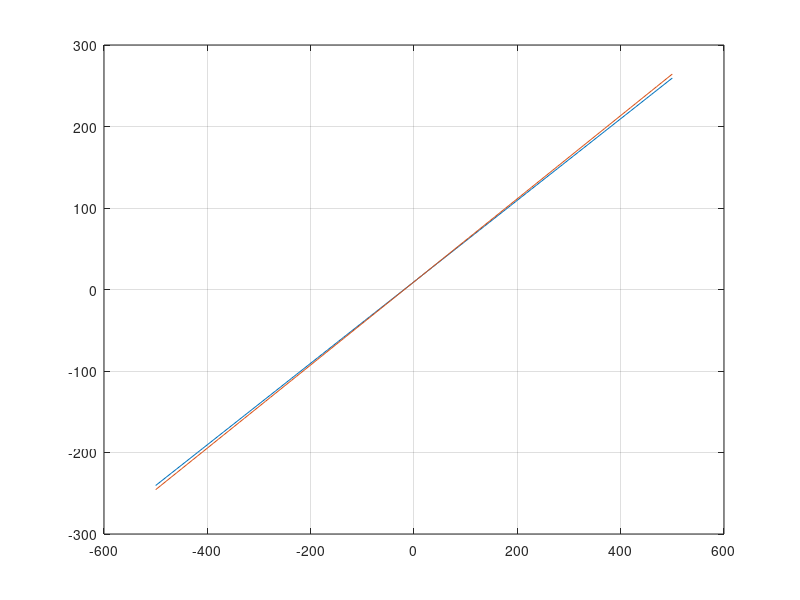

Write the MATLAB code that produced this figure.
% Problem 9.7(a)
% x1 = x, x2 = y
x = linspace(-500, 500); % definisikan rentang x untuk diplot
% x2 diubah menjadi sumbu y dengan nama fungsi f
f1=0.5*x+9.5; % definisikan fungsi persamaan pertama
f2=(1.02*x+18.8)/2; % definisikan fungsi persamaan kedua
plot(x, f1, x, f2),grid % plot grafik
% ditemukan perpotongan pada koordinat x = 10 dan y = 14.5

% Problem 9.7(c)
% berdasarkan hasil determinan dan grafik, sistem persamaan ini mendekati
% kondisi penyelesaian tak hingga, sehingga disebut sistem ill-conditioned.
% secara grafik, sistem persamaan ini juga sulit dicari solusinya secara
% visual
